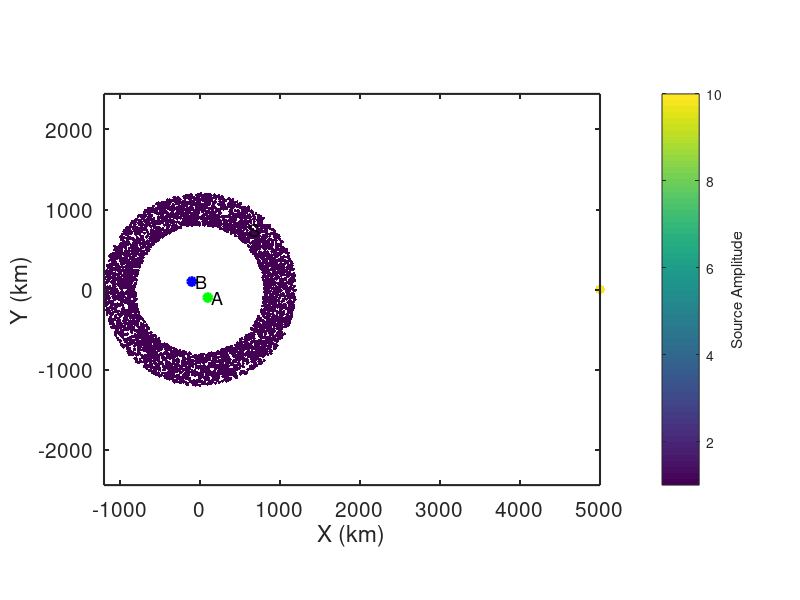

This chart was generated by the following MATLAB code: (Note: this script raises an error after producing the figure.)
% Simulate ambient noise within a homogeneous, isotropic, acoustic half-space 
% for random sources that form a finite-width donut and include a spurious
% source.
%
% jbrussell - 7/2023

clear; close all;

addpath('../functions/');

dx = 10; % km
x = [-1000:dx:1000]; % km
y = [-1000:dx:1000]; % km
dt = 1; % sec
Ndays = 10;
t = [0:dt:60*60]; % [sec] daily time axis

% Location of virtual source (A)
x_Asrc = 100; % km
y_Asrc = -100; % km

% Location of receiver (B)
x_Brec = -100; % km
y_Brec = 100; % km

% Location of "source" ring (S)
N_sources = 5000; % Number of sources
N_excite = 1; % number of times to randomly excite each Source each hour
dr_S = 200; % [km] width of annulus, S
r_S = 1000 + (dr_S*2*rand(N_sources,1)' - dr_S); %1000; % [km] radius of source ring
% dtheta = 0.1;
theta_S = 360*rand(N_sources,1)'; %[0:dtheta:360-dtheta];
% r_S(theta_S>90 & theta_S<180) = []; % remove sector of sources
% theta_S(theta_S>90 & theta_S<180) = []; % remove sector of sources
amp_S = ones(size(theta_S)); % amplitude of sources

% Set up sprious noise source as last element
r_S(end) = 5000; %linspace(5000-0,5000+0,1);
theta_S(end) = 90; %linspace(90-0,90+0,1);
amp_S(end) = 5*2;

x_S = r_S.*sind(theta_S);
y_S = r_S.*cosd(theta_S);

% Medium properties
vel = 3.5; % [km/s] velocity of medium

% Define source type
source_type = 'ricker'; % 'ricker' or 'microseism'
% RICKER  (impulsive source)
f_cent = 1/8; % 1/100; % [1/s] dominant frequency of Ricker wavelet
% MICROSEISM  (continuous source)
fmin = 1/10; % minimum frequency to sum over
fmax = 1/3; % maximum frequency to sum over


figure(98); clf;
box on; hold on;
plot(x_Asrc,y_Asrc,'og','linewidth',2,'MarkerFaceColor','g');
text(x_Asrc+50,y_Asrc,'A','fontsize',13);
plot(x_Brec,y_Brec,'ob','linewidth',2,'MarkerFaceColor','b');
text(x_Brec+50,y_Brec,'B','fontsize',13);
scatter(x_S,y_S,amp_S*5,amp_S,'o','filled');
text(x_S(1),y_S(1)+75,'S','fontsize',13);
axis square; axis equal;
set(gca,'fontsize',15,'linewidth',1.5,'layer','top');
xlabel('X (km)');
ylabel('Y (km)');
cb = colorbar;
ylabel(cb,'Source Amplitude');
colormap(viridis);

%% Generate wavefield at ring of sources S

% Build frequency and time axes
Nt = length(t);
Fs = 1./dt;
f = Fs*(0:(Nt/2))/Nt;
time = ([0:Nt-1]-floor(Nt/2))*dt;  % build lagtime vector for plotting
time = [time(time<0), time(time>=0)];

% Expected time between A and B
R_A_B = sqrt((x_Asrc-x_Brec).^2 + (y_Asrc-y_Brec).^2); % [km] distance from A to B
t_A_B = R_A_B ./ vel;

% Theoretical prediction of ccf from Goran's class notes
ccf_pre = real(1 ./ sqrt(t_A_B.^2 - time.^2));
A = 1;
J0_pre = besselj(0,2*pi*f*t_A_B) * A;

% Theoretical prediction of spurious source arrival time
azi_A_B = angle((y_Brec-y_Asrc) + 1i*(x_Brec-x_Asrc))*180/pi;
azi_S_A = angle((y_Asrc-y_S(end)) + 1i*(x_Asrc-x_S(end)))*180/pi;
t_A_B_spurious = t_A_B .* cosd(azi_A_B-azi_S_A);

cohsum = zeros(size(t));
ccf_auto = zeros(size(t));
ihrs_total = 0;
ccf_all = {};
cohsum_all = {};
ccf_misfit = [];
for iday = 1:Ndays
    for ihr = 1 : (24/(max(t)/60/60))
        % Generate wavefields at A and B due to random noise at all Si
        Si_A = zeros(size(t));
        Si_B = zeros(size(t));
        for isrc = 1:length(x_S)
            R_Si_A = sqrt((x_Asrc-x_S(isrc)).^2 + (y_Asrc-y_S(isrc)).^2); % [km] distance from Si to A
            R_Si_B = sqrt((x_Brec-x_S(isrc)).^2 + (y_Brec-y_S(isrc)).^2); % [km] distance from Si to B

            % Loop through and generate sources, Si
            for ii = 1:N_excite
                if strcmp(source_type,'ricker')
                    % Ricker wavelet
                    % Generate random wavelet start times
                    tshift = max(t) .* rand(1,1);
                    Si_A = Si_A + amp_S(isrc) .* ricker_wavelet(t-tshift,R_Si_A,vel,f_cent);
                    Si_B = Si_B + amp_S(isrc) .* ricker_wavelet(t-tshift,R_Si_B,vel,f_cent);
                elseif strcmp(source_type,'microseism')
                    freq = f(f>=fmin & f<=fmax);
                    phi_rand = (2*pi)*rand(1,length(freq)); % random phase between [0,2*pi]
                    Si_A = Si_A + amp_S(isrc) .* microseism_source(t,R_Si_A,vel,freq,phi_rand);
                    Si_B = Si_B + amp_S(isrc) .* microseism_source(t,R_Si_B,vel,freq,phi_rand);
                else
                    error('Source type must be ''ricker'' or ''microseism''');
                end
            end
        end
        
        % Taper waveform
        Si_A = cos_taper(Si_A);
        Si_B = cos_taper(Si_B);

        % Calculate power spectra
        fftA = fft(Si_A);
        % fftA = spectrumwhiten_smooth(fftA,0.001);
%         P_A = abs(fftA/Nt);
%         P_A = P_A(1:Nt/2+1);
%         P_A(2:end-1) = 2*P_A(2:end-1);
        fftB = fft(Si_B);
        % fftB = spectrumwhiten_smooth(fftB,0.001);
%         P_B = abs(fftB/Nt);
%         P_B = P_B(1:Nt/2+1);
%         P_B(2:end-1) = 2*P_B(2:end-1);

        % Calculate cross-correlation (A --> B Causal; B --> A Acausal)
        cohsum = cohsum + fftB.*conj(fftA) ./ abs(fftB) ./ abs(fftA);
        ccf = real(ifft(cohsum,Nt)); % inverse FFT to get time domain
        ccf = fftshift(ccf); % rearrange values as [-lag lag]
        ccf = detrend(ccf);
        ccf = cos_taper(ccf);
        
        % Auto-correlation
        ccf_auto = ccf_auto + xcorr(Si_A,Si_A,floor(length(t)/2));
        
        ihrs_total = ihrs_total + 1;
        ccf_all{ihrs_total} = ccf;
        cohsum_all{ihrs_total} = cohsum;
        ccf_misfit(ihrs_total) = sum((ccf_all{ihrs_total} ./ max(ccf_all{ihrs_total}) - ccf_pre ./ max(ccf_pre)).^2) / length(ccf_pre);
        
        if 1 && mod(ihrs_total,12)==0
            figure(99); clf;
            set(gcf,'position',[2         206        1730         814]);
            
            subplot(2,2,1); box on; hold on;
            plot(x_Asrc,y_Asrc,'og','linewidth',2,'MarkerFaceColor','g');
            text(x_Asrc+50,y_Asrc,'A','fontsize',13);
            plot(x_Brec,y_Brec,'ob','linewidth',2,'MarkerFaceColor','b');
            text(x_Brec+50,y_Brec,'B','fontsize',13);
            scatter(x_S,y_S,amp_S*5,amp_S,'o','filled');
            text(x_S(1),y_S(1)+75,'S','fontsize',13);
            axis square; axis equal;
            set(gca,'fontsize',15,'linewidth',1.5,'layer','top');
            xlabel('X (km)');
            ylabel('Y (km)');
            cb = colorbar;
            ylabel(cb,'Source Amplitude');
            colormap(viridis);
            
            subplot(2,2,3); box on; hold on;
            plot([1:ihrs_total],ccf_misfit,'-b','linewidth',2);
            plot(ihrs_total,ccf_misfit(ihrs_total),'ok','linewidth',1,'markersize',12,'MarkerFaceColor','b');
            set(gca,'fontsize',15,'linewidth',1.5);
            xlabel('Data length (hr)');
            ylabel('Misfit');
            
%             % Filter CCF before plotting
%             coperiod = [5 20];
%             costap_wid = 0.2; % 0 => box filter; 1 => Hann window
%             [ ccf_filtered ] = tukey_filt( fft(fftshift(ccf_all{ihrs_total})),coperiod,dt,costap_wid );
%             ccf_all{ihrs_total} = fftshift(real(ifft(ccf_filtered)));

            subplot(2,2,2); box on; hold on;
%             ccf_pre_conv = conv(ccf_pre,ccf_auto,'same');
            plot(time,ccf_all{ihrs_total} ./ max(ccf_all{ihrs_total}),'-k','linewidth',2);
            plot(time,ccf_pre ./ max(ccf_pre),'-r','linewidth',1);
%             plot(time,ccf_pre_conv ./ max(ccf_pre_conv),'--g','linewidth',1);
            plot(t_A_B_spurious*[1 1],[0 1],'--r','linewidth',1);
            set(gca,'fontsize',15,'linewidth',1.5)
            xlim([-200 200]);
            title([num2str(ihrs_total),' hrs']);
            xlabel('Lag Time (s)');
            ylabel('CCF_{A,B}');

            P_ccf = abs(cohsum_all{ihrs_total}/Nt);
            P_ccf = P_ccf(1:Nt/2+1);
            P_ccf(2:end-1) = 2*P_ccf(2:end-1);

%             subplot(2,1,2); box on; hold on;
%             plot(1./f,P_ccf,'-b');
%             plot(1./f,smooth(P_ccf,20),'-k','linewidth',2);
%             plot(1./f_cent*[1 1],[min(P_ccf) max(P_ccf)],'--r','linewidth',1.5);
%             % xlim([0 500]);
%             set(gca,'fontsize',15,'linewidth',1.5,'xscale','log','yscale','log')
%             xlabel('Period (s)');

            subplot(2,2,4); box on; hold on;
            J0 = real(cohsum_all{ihrs_total}(1:Nt/2+1));
            plot(f,J0 ./ rms(J0),'-b');
            plot(f,smooth(J0,10) ./ rms(J0),'-k','linewidth',2);
            plot(f,J0_pre ./ rms(J0_pre),'-r','linewidth',1);
            plot(f_cent*[1 1],[0 1],'--r','linewidth',1.5);
            % xlim([0 500]);
            set(gca,'fontsize',15,'linewidth',1.5,'xscale','linear','yscale','linear')
            xlabel('Freq (Hz)');
            ylabel('J_0');
            xlim([0 max(f)]);

            drawnow;
        end
    end
end

%%
clear OUTmovie

is_movieout = 1;

if is_movieout
        
    OUTmovie(length(1:1:ihrs_total)) = struct('cdata',[],'colormap',[]);
    OUTit = 0;
    misfit = [];
    for ii = 1:1:ihrs_total
    
        figure(3); clf;
        set(gcf,'position',[2         206        1730         814]);
        
        subplot(2,2,1); box on; hold on;
        plot(x_Asrc,y_Asrc,'og','linewidth',2,'MarkerFaceColor','g');
        text(x_Asrc+50,y_Asrc,'A','fontsize',13);
        plot(x_Brec,y_Brec,'ob','linewidth',2,'MarkerFaceColor','b');
        text(x_Brec+50,y_Brec,'B','fontsize',13);
        scatter(x_S,y_S,amp_S*5,amp_S,'o','filled');
        text(x_S(1),y_S(1)+75,'S','fontsize',13);
        axis square; axis equal;
        set(gca,'fontsize',15,'linewidth',1.5,'layer','top');
        xlabel('X (km)');
        ylabel('Y (km)');
        cb = colorbar;
        ylabel(cb,'Source Amplitude');
        colormap(viridis);
        
        subplot(2,2,3); box on; hold on;
        plot([1:ii],ccf_misfit(1:ii),'-b','linewidth',2);
        plot(ii,ccf_misfit(ii),'ok','linewidth',1,'markersize',12,'MarkerFaceColor','b');
        set(gca,'fontsize',15,'linewidth',1.5);
        xlim([0 length(ccf_misfit)]);
        ylim([0 max(ccf_misfit)]);
        xlabel('Data length (hr)');
        ylabel('Misfit');
        
        subplot(2,2,2); box on; hold on;
%         ccf_pre_conv = conv(ccf_pre,ccf_auto,'same');
        plot(time,ccf_all{ii} ./ max(ccf_all{ii}),'-k','linewidth',2);
        plot(time,ccf_pre ./ max(ccf_pre),'-r','linewidth',1);
%         plot(time,ccf_pre_conv ./ max(ccf_pre_conv),'--g','linewidth',1);
        plot(t_A_B_spurious*[1 1],[0 1],'--r','linewidth',1);
        set(gca,'fontsize',15,'linewidth',1.5)
        xlim([-200 200]);
        ylim([-0.3 1.1]);
        title([num2str(ii),' hrs']);
        xlabel('Lag Time (s)');
        ylabel('CCF_{A,B}');

        P_ccf = abs(cohsum_all{ii}/Nt);
        P_ccf = P_ccf(1:Nt/2+1);
        P_ccf(2:end-1) = 2*P_ccf(2:end-1);

%         subplot(2,1,2); box on; hold on;
%         plot(1./f,P_ccf,'-b');
%         plot(1./f,smooth(P_ccf,20),'-k','linewidth',2);
%         plot(1./f_cent*[1 1],[min(P_ccf) max(P_ccf)],'--r','linewidth',1.5);
%         % xlim([0 500]);
%         set(gca,'fontsize',15,'linewidth',1.5,'xscale','log','yscale','log')
%         xlabel('Period (s)');
        
        subplot(2,2,4); box on; hold on;
        J0 = real(cohsum_all{ii}(1:Nt/2+1));
        plot(f,J0 ./ rms(J0),'-b');
        plot(f,smooth(J0,10) ./ rms(J0),'-k','linewidth',2);
        plot(f,J0_pre ./ rms(J0_pre),'-r','linewidth',1);
        plot(f_cent*[1 1],[0 1],'--r','linewidth',1.5);
        % xlim([0 500]);
        set(gca,'fontsize',15,'linewidth',1.5,'xscale','linear','yscale','linear')
        xlabel('Freq (Hz)');
        ylabel('J_0');
        xlim([0 max(f)]);

        drawnow;

        OUTit = OUTit + 1;
        rect = get(gcf,'Position'); rect(1:2) = [0 0]; 
        OUTmovie(OUTit) = getframe(gcf,rect);
    end
    
    vid = VideoWriter(['noise_ccf_build_Sdonut_spurious','.avi']);
    vid.FrameRate = 10;
    open(vid);
    OUTmovie(1) = [];
    writeVideo(vid,OUTmovie);
    close(vid);
end
